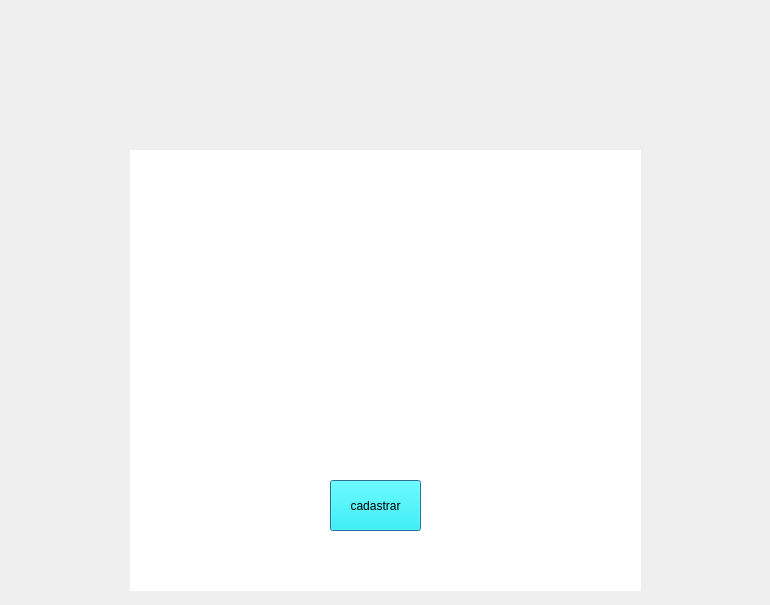
<?xml version="1.0" encoding="UTF-8"?>
<ui version="4.0">
 <class>TelaDeCadastro</class>
 <widget class="QDialog" name="TelaDeCadastro">
  <property name="geometry">
   <rect>
    <x>0</x>
    <y>0</y>
    <width>770</width>
    <height>605</height>
   </rect>
  </property>
  <property name="windowTitle">
   <string>Dialog</string>
  </property>
  <widget class="QLabel" name="label">
   <property name="geometry">
    <rect>
     <x>130</x>
     <y>150</y>
     <width>511</width>
     <height>441</height>
    </rect>
   </property>
   <property name="cursor">
    <cursorShape>PointingHandCursor</cursorShape>
   </property>
   <property name="styleSheet">
    <string notr="true">background-color: rgb(255, 255, 255);</string>
   </property>
   <property name="text">
    <string/>
   </property>
  </widget>
  <widget class="QPushButton" name="pushButton">
   <property name="geometry">
    <rect>
     <x>330</x>
     <y>480</y>
     <width>91</width>
     <height>51</height>
    </rect>
   </property>
   <property name="cursor">
    <cursorShape>PointingHandCursor</cursorShape>
   </property>
   <property name="mouseTracking">
    <bool>false</bool>
   </property>
   <property name="styleSheet">
    <string notr="true">QPushButton{

background-color: rgb(0, 255, 255);

}

QPushButton:hover{
background-color: rgb(170, 255, 0);

}</string>
   </property>
   <property name="text">
    <string>cadastrar</string>
   </property>
  </widget>
 </widget>
 <resources/>
 <connections/>
</ui>
